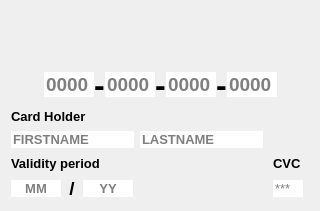
    <widget class="QWidget" name="cardHolderWidget" native="true">
     <property name="sizePolicy">
      <sizepolicy hsizetype="Fixed" vsizetype="Fixed">
       <horstretch>0</horstretch>
       <verstretch>0</verstretch>
      </sizepolicy>
     </property>
     <property name="styleSheet">
      <string notr="true">#cardHolderWidget
{
    border: 2px solid black; 
    border-radius: 10px;
	background-color: qlineargradient(spread:pad, x1:0, y1:0, x2:1, y2:0, stop:0 rgba(170, 85, 255, 255), stop:1 rgba(255, 85, 127, 255));
}</string>
     </property>
     <layout class="QGridLayout" name="gridLayout_4">
      <item row="0" column="0" colspan="2">
       <layout class="QHBoxLayout" name="horizontalLayout_3">
        <property name="spacing">
         <number>0</number>
        </property>
        <item>
         <widget class="QLabel" name="label_16">
          <property name="minimumSize">
           <size>
            <width>60</width>
            <height>50</height>
           </size>
          </property>
          <property name="styleSheet">
           <string notr="true">image: url(:/bank/resources/banks/ChipCard.png);</string>
          </property>
          <property name="scaledContents">
           <bool>true</bool>
          </property>
         </widget>
        </item>
        <item>
         <spacer name="horizontalSpacer_7">
          <property name="orientation">
           <enum>Qt::Horizontal</enum>
          </property>
          <property name="sizeHint" stdset="0">
           <size>
            <width>40</width>
            <height>20</height>
           </size>
          </property>
         </spacer>
        </item>
        <item>
         <widget class="QLabel" name="label_17">
          <property name="minimumSize">
           <size>
            <width>60</width>
            <height>50</height>
           </size>
          </property>
          <property name="styleSheet">
           <string notr="true">image: url(:/bank/resources/banks/mastercard.png);</string>
          </property>
          <property name="text">
           <string/>
          </property>
          <property name="scaledContents">
           <bool>true</bool>
          </property>
         </widget>
        </item>
       </layout>
      </item>
      <item row="3" column="0" colspan="2">
       <layout class="QHBoxLayout" name="horizontalLayout">
        <property name="spacing">
         <number>0</number>
        </property>
        <item>
         <spacer name="horizontalSpacer_5">
          <property name="orientation">
           <enum>Qt::Horizontal</enum>
          </property>
          <property name="sizeHint" stdset="0">
           <size>
            <width>0</width>
            <height>0</height>
           </size>
          </property>
         </spacer>
        </item>
        <item>
         <widget class="QLineEdit" name="lineEdit_6">
          <property name="sizePolicy">
           <sizepolicy hsizetype="Preferred" vsizetype="Fixed">
            <horstretch>0</horstretch>
            <verstretch>0</verstretch>
           </sizepolicy>
          </property>
          <property name="maximumSize">
           <size>
            <width>50</width>
            <height>16777215</height>
           </size>
          </property>
          <property name="font">
           <font>
            <family>Segoe UI</family>
            <pointsize>14</pointsize>
            <weight>75</weight>
            <bold>true</bold>
           </font>
          </property>
          <property name="styleSheet">
           <string notr="true">QLineEdit {
	background-color: white;
	color: black
}</string>
          </property>
          <property name="maxLength">
           <number>4</number>
          </property>
          <property name="frame">
           <bool>false</bool>
          </property>
          <property name="placeholderText">
           <string>0000</string>
          </property>
         </widget>
        </item>
        <item>
         <widget class="QLabel" name="label_8">
          <property name="sizePolicy">
           <sizepolicy hsizetype="Preferred" vsizetype="Fixed">
            <horstretch>0</horstretch>
            <verstretch>0</verstretch>
           </sizepolicy>
          </property>
          <property name="font">
           <font>
            <family>Segoe UI</family>
            <pointsize>24</pointsize>
            <weight>75</weight>
            <bold>true</bold>
           </font>
          </property>
          <property name="text">
           <string>-</string>
          </property>
         </widget>
        </item>
        <item>
         <widget class="QLineEdit" name="lineEdit_7">
          <property name="sizePolicy">
           <sizepolicy hsizetype="Preferred" vsizetype="Fixed">
            <horstretch>0</horstretch>
            <verstretch>0</verstretch>
           </sizepolicy>
          </property>
          <property name="maximumSize">
           <size>
            <width>50</width>
            <height>16777215</height>
           </size>
          </property>
          <property name="font">
           <font>
            <family>Segoe UI</family>
            <pointsize>14</pointsize>
            <weight>75</weight>
            <bold>true</bold>
           </font>
          </property>
          <property name="styleSheet">
           <string notr="true">QLineEdit {
	background-color: white;
	color: black
}</string>
          </property>
          <property name="maxLength">
           <number>4</number>
          </property>
          <property name="frame">
           <bool>false</bool>
          </property>
          <property name="placeholderText">
           <string>0000</string>
          </property>
         </widget>
        </item>
        <item>
         <widget class="QLabel" name="label_9">
          <property name="sizePolicy">
           <sizepolicy hsizetype="Preferred" vsizetype="Fixed">
            <horstretch>0</horstretch>
            <verstretch>0</verstretch>
           </sizepolicy>
          </property>
          <property name="font">
           <font>
            <family>Segoe UI</family>
            <pointsize>24</pointsize>
            <weight>75</weight>
            <bold>true</bold>
           </font>
          </property>
          <property name="text">
           <string>-</string>
          </property>
         </widget>
        </item>
        <item>
         <widget class="QLineEdit" name="lineEdit_8">
          <property name="sizePolicy">
           <sizepolicy hsizetype="Preferred" vsizetype="Fixed">
            <horstretch>0</horstretch>
            <verstretch>0</verstretch>
           </sizepolicy>
          </property>
          <property name="maximumSize">
           <size>
            <width>50</width>
            <height>16777215</height>
           </size>
          </property>
          <property name="font">
           <font>
            <family>Segoe UI</family>
            <pointsize>14</pointsize>
            <weight>75</weight>
            <bold>true</bold>
           </font>
          </property>
          <property name="styleSheet">
           <string notr="true">QLineEdit {
	background-color: white;
	color: black
}</string>
          </property>
          <property name="maxLength">
           <number>4</number>
          </property>
          <property name="frame">
           <bool>false</bool>
          </property>
          <property name="placeholderText">
           <string>0000</string>
          </property>
         </widget>
        </item>
        <item>
         <widget class="QLabel" name="label_10">
          <property name="sizePolicy">
           <sizepolicy hsizetype="Preferred" vsizetype="Fixed">
            <horstretch>0</horstretch>
            <verstretch>0</verstretch>
           </sizepolicy>
          </property>
          <property name="font">
           <font>
            <family>Segoe UI</family>
            <pointsize>24</pointsize>
            <weight>75</weight>
            <bold>true</bold>
           </font>
          </property>
          <property name="text">
           <string>-</string>
          </property>
         </widget>
        </item>
        <item>
         <widget class="QLineEdit" name="lineEdit_9">
          <property name="sizePolicy">
           <sizepolicy hsizetype="Preferred" vsizetype="Fixed">
            <horstretch>0</horstretch>
            <verstretch>0</verstretch>
           </sizepolicy>
          </property>
          <property name="maximumSize">
           <size>
            <width>50</width>
            <height>16777215</height>
           </size>
          </property>
          <property name="font">
           <font>
            <family>Segoe UI</family>
            <pointsize>14</pointsize>
            <weight>75</weight>
            <bold>true</bold>
           </font>
          </property>
          <property name="styleSheet">
           <string notr="true">QLineEdit {
	background-color: white;
	color: black
}</string>
          </property>
          <property name="maxLength">
           <number>4</number>
          </property>
          <property name="frame">
           <bool>false</bool>
          </property>
          <property name="placeholderText">
           <string>0000</string>
          </property>
         </widget>
        </item>
        <item>
         <spacer name="horizontalSpacer_6">
          <property name="orientation">
           <enum>Qt::Horizontal</enum>
          </property>
          <property name="sizeHint" stdset="0">
           <size>
            <width>0</width>
            <height>0</height>
           </size>
          </property>
         </spacer>
        </item>
       </layout>
      </item>
      <item row="5" column="0">
       <layout class="QGridLayout" name="gridLayout_9">
        <item row="1" column="0">
         <widget class="QLineEdit" name="lineEdit_2">
          <property name="sizePolicy">
           <sizepolicy hsizetype="Preferred" vsizetype="Fixed">
            <horstretch>0</horstretch>
            <verstretch>0</verstretch>
           </sizepolicy>
          </property>
          <property name="maximumSize">
           <size>
            <width>140</width>
            <height>16777215</height>
           </size>
          </property>
          <property name="font">
           <font>
            <family>Segoe UI</family>
            <pointsize>10</pointsize>
            <weight>75</weight>
            <bold>true</bold>
           </font>
          </property>
          <property name="styleSheet">
           <string notr="true">QLineEdit {
	background-color: white;
	color: black
}</string>
          </property>
          <property name="frame">
           <bool>false</bool>
          </property>
          <property name="placeholderText">
           <string>FIRSTNAME</string>
          </property>
         </widget>
        </item>
        <item row="1" column="1">
         <widget class="QLineEdit" name="lineEdit_3">
          <property name="sizePolicy">
           <sizepolicy hsizetype="Preferred" vsizetype="Fixed">
            <horstretch>0</horstretch>
            <verstretch>0</verstretch>
           </sizepolicy>
          </property>
          <property name="maximumSize">
           <size>
            <width>140</width>
            <height>16777215</height>
           </size>
          </property>
          <property name="font">
           <font>
            <family>Segoe UI</family>
            <pointsize>10</pointsize>
            <weight>75</weight>
            <bold>true</bold>
           </font>
          </property>
          <property name="styleSheet">
           <string notr="true">QLineEdit {
	background-color: white;
	color: black
}</string>
          </property>
          <property name="frame">
           <bool>false</bool>
          </property>
          <property name="placeholderText">
           <string>LASTNAME</string>
          </property>
         </widget>
        </item>
        <item row="0" column="0" colspan="2">
         <widget class="QLabel" name="label_13">
          <property name="font">
           <font>
            <family>Segoe UI</family>
            <pointsize>10</pointsize>
            <weight>75</weight>
            <bold>true</bold>
           </font>
          </property>
          <property name="text">
           <string>Card Holder</string>
          </property>
          <property name="alignment">
           <set>Qt::AlignLeading|Qt::AlignLeft|Qt::AlignVCenter</set>
          </property>
         </widget>
        </item>
        <item row="1" column="2">
         <spacer name="horizontalSpacer_2">
          <property name="orientation">
           <enum>Qt::Horizontal</enum>
          </property>
          <property name="sizeHint" stdset="0">
           <size>
            <width>40</width>
            <height>20</height>
           </size>
          </property>
         </spacer>
        </item>
       </layout>
      </item>
      <item row="6" column="0">
       <layout class="QGridLayout" name="gridLayout_7">
        <item row="0" column="4">
         <widget class="QLabel" name="label_12">
          <property name="maximumSize">
           <size>
            <width>30</width>
            <height>16777215</height>
           </size>
          </property>
          <property name="font">
           <font>
            <family>Segoe UI</family>
            <pointsize>10</pointsize>
            <weight>75</weight>
            <bold>true</bold>
           </font>
          </property>
          <property name="text">
           <string>CVC</string>
          </property>
         </widget>
        </item>
        <item row="1" column="0">
         <widget class="QLineEdit" name="lineEdit_5">
          <property name="sizePolicy">
           <sizepolicy hsizetype="Preferred" vsizetype="Fixed">
            <horstretch>0</horstretch>
            <verstretch>0</verstretch>
           </sizepolicy>
          </property>
          <property name="maximumSize">
           <size>
            <width>50</width>
            <height>16777215</height>
           </size>
          </property>
          <property name="font">
           <font>
            <family>Segoe UI</family>
            <pointsize>10</pointsize>
            <weight>75</weight>
            <bold>true</bold>
           </font>
          </property>
          <property name="styleSheet">
           <string notr="true">QLineEdit {
	background-color: white;
	color: black
}</string>
          </property>
          <property name="maxLength">
           <number>2</number>
          </property>
          <property name="frame">
           <bool>false</bool>
          </property>
          <property name="alignment">
           <set>Qt::AlignCenter</set>
          </property>
          <property name="placeholderText">
           <string>MM</string>
          </property>
         </widget>
        </item>
        <item row="1" column="1">
         <widget class="QLabel" name="label_11">
          <property name="minimumSize">
           <size>
            <width>10</width>
            <height>0</height>
           </size>
          </property>
          <property name="font">
           <font>
            <family>Segoe UI</family>
            <pointsize>14</pointsize>
            <weight>75</weight>
            <bold>true</bold>
           </font>
          </property>
          <property name="text">
           <string>/</string>
          </property>
          <property name="alignment">
           <set>Qt::AlignCenter</set>
          </property>
         </widget>
        </item>
        <item row="1" column="4">
         <widget class="QLineEdit" name="lineEdit_10">
          <property name="maximumSize">
           <size>
            <width>30</width>
            <height>16777215</height>
           </size>
          </property>
          <property name="font">
           <font>
            <family>Segoe UI</family>
            <pointsize>10</pointsize>
           </font>
          </property>
          <property name="styleSheet">
           <string notr="true">QLineEdit {
	background-color: white;
	color: black
}</string>
          </property>
          <property name="maxLength">
           <number>3</number>
          </property>
          <property name="frame">
           <bool>false</bool>
          </property>
          <property name="echoMode">
           <enum>QLineEdit::Password</enum>
          </property>
          <property name="placeholderText">
           <string>***</string>
          </property>
         </widget>
        </item>
        <item row="1" column="2">
         <widget class="QLineEdit" name="lineEdit_4">
          <property name="sizePolicy">
           <sizepolicy hsizetype="Preferred" vsizetype="Fixed">
            <horstretch>0</horstretch>
            <verstretch>0</verstretch>
           </sizepolicy>
          </property>
          <property name="maximumSize">
           <size>
            <width>50</width>
            <height>16777215</height>
           </size>
          </property>
          <property name="font">
           <font>
            <family>Segoe UI</family>
            <pointsize>10</pointsize>
            <weight>75</weight>
            <bold>true</bold>
           </font>
          </property>
          <property name="styleSheet">
           <string notr="true">QLineEdit {
	background-color: white;
	color: black
}</string>
          </property>
          <property name="inputMask">
           <string/>
          </property>
          <property name="maxLength">
           <number>2</number>
          </property>
          <property name="frame">
           <bool>false</bool>
          </property>
          <property name="alignment">
           <set>Qt::AlignCenter</set>
          </property>
          <property name="placeholderText">
           <string>YY</string>
          </property>
         </widget>
        </item>
        <item row="1" column="3">
         <spacer name="horizontalSpacer">
          <property name="orientation">
           <enum>Qt::Horizontal</enum>
          </property>
          <property name="sizeHint" stdset="0">
           <size>
            <width>40</width>
            <height>20</height>
           </size>
          </property>
         </spacer>
        </item>
        <item row="0" column="0" colspan="3">
         <widget class="QLabel" name="label_14">
          <property name="font">
           <font>
            <family>Segoe UI</family>
            <pointsize>10</pointsize>
            <weight>75</weight>
            <bold>true</bold>
           </font>
          </property>
          <property name="text">
           <string>Validity period</string>
          </property>
          <property name="alignment">
           <set>Qt::AlignLeading|Qt::AlignLeft|Qt::AlignVCenter</set>
          </property>
          <property name="wordWrap">
           <bool>false</bool>
          </property>
         </widget>
        </item>
       </layout>
      </item>
     </layout>
    </widget>
